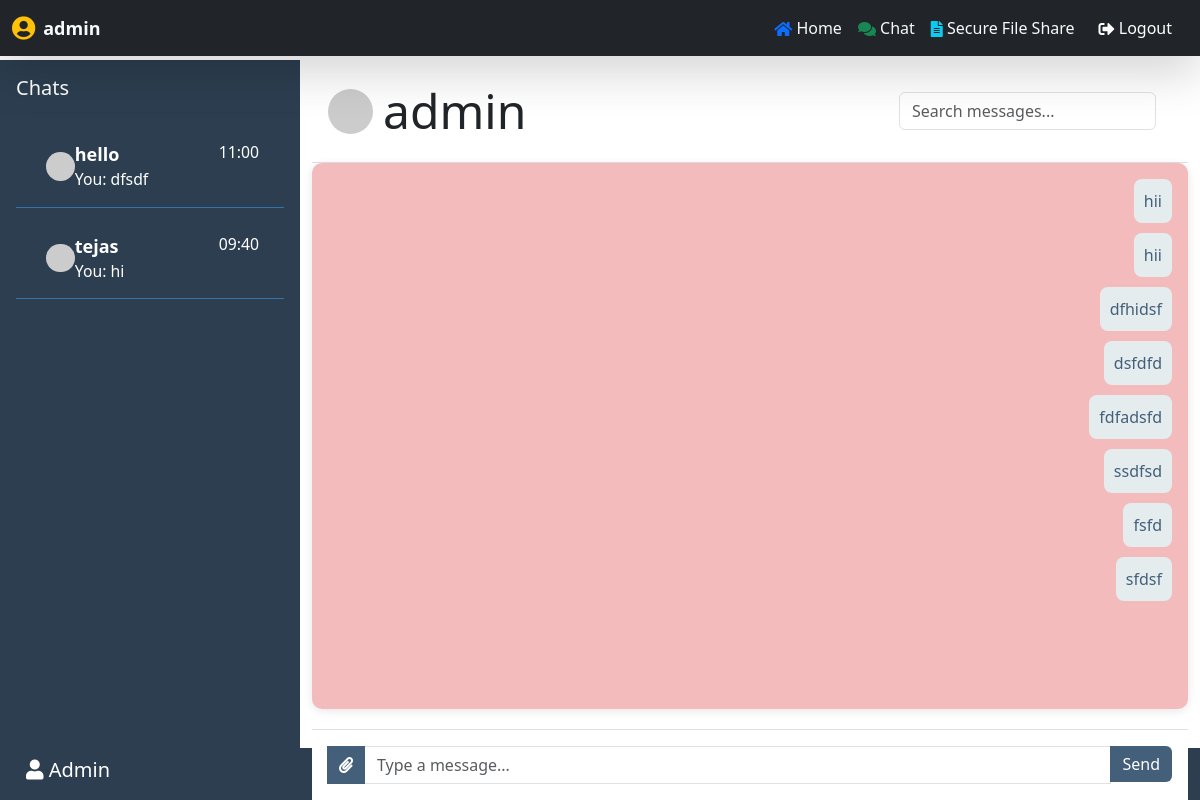
Screenshot of /chat/admin/ (signed in) with the database file from the repository.
### file_sharing/models.py (models this page shows, shortened)
class Message(models.Model):
    sender = models.ForeignKey(User, related_name="sent_messages", on_delete=models.CASCADE)
    receiver = models.ForeignKey(User, related_name="received_messages", on_delete=models.CASCADE)
    content = models.TextField()
    timestamp = models.DateTimeField(auto_now_add=True)

### file_sharing/views.py (the view)
# urls.py: path('chat/<str:room_name>/', views.chat_room, name='chat'),
@login_required
def chat_room(request, room_name):
    search_query = request.GET.get('search', '')
    users = User.objects.exclude(id=request.user.id)
    chats = Message.objects.filter(
        (Q(sender=request.user) & Q(receiver__username=room_name)) |
        (Q(receiver=request.user) & Q(sender__username=room_name))
    )
    if search_query:
        chats = chats.filter(Q(content__icontains=search_query))
    chats = chats.order_by('timestamp')
    user_last_messages = []
    for user in users:
        last_message = Message.objects.filter(
            (Q(sender=request.user) & Q(receiver=user)) |
            (Q(receiver=request.user) & Q(sender=user))
        ).order_by('-timestamp').first()
        user_last_messages.append({
            'user': user,
            'last_message': last_message
        })
    user_last_messages.sort(
         key=lambda x: x['last_message'].timestamp if x['last_message'] else make_aware(datetime.min),
        reverse=True
    )
    return render(request, 'chat.html', {
        'room_name': room_name,
        'chats': chats,
        'users': users,
        'user_last_messages': user_last_messages,
        'search_query': search_query
    })

### file_sharing/templates/chat.html (shortened to what this page needs)
<!DOCTYPE html>
<html lang="en">
<head>
  <link rel="stylesheet" href="https://cdn.jsdelivr.net/npm/bootstrap@5.3.0/dist/css/bootstrap.min.css">
  <link rel="stylesheet" href="https://cdnjs.cloudflare.com/ajax/libs/font-awesome/5.15.1/css/all.min.css" />
</head>
<body style="height: 100vh; display: flex; flex-direction: column">
  <nav class="navbar navbar-expand-lg navbar-dark bg-dark shadow-lg">
    <div class="container-fluid">
      {% if user.is_authenticated %}
        <a class="navbar-brand fw-bold text-light d-flex align-items-center">
          <i class="fas fa-user-circle fa-lg me-2 text-warning"></i>
          {{ user.username }}
        </a>
      {% else %}
        <a class="navbar-brand fw-bold text-light" href="{% url 'home' %}">
          <i class="fas fa-home fa-lg text-primary"></i> Welcome
        </a>
      {% endif %}
      <div class="collapse navbar-collapse" id="navbarNav">
        <ul class="navbar-nav ms-auto">
          <li class="nav-item">
            <a class="nav-link text-light" href="{% url 'home' %}">
              <i class="fas fa-home fa-lg text-primary"></i> Home
            </a>
          </li>
          <li class="nav-item">
            <a class="nav-link text-light" href="{% url 'chat' 'admin' %}">
              <i class="fas fa-comments fa-lg text-success"></i> Chat
            </a>
          </li>
          <li class="nav-item">
            <a class="nav-link text-light" href="{% url 'dashboard' %}">
              <i class="fas fa-file-alt fa-lg text-info"></i> Secure File Share
            </a>
          </li>
          {% if user.is_authenticated %}
            <li class="nav-item">
              <a class="nav-link btn btn-danger btn-sm text-white px-3 py-2" href="{% url 'user_logout' %}">
                <i class="fas fa-sign-out-alt fa-lg"></i> Logout
              </a>
            </li>
          {% endif %}
        </ul>
      </div>
    </div>
  </nav>
  <div class="container-fluid h-100" style="margin-top: 60px;">
    <div class="row h-100">
      <div class="col-3 sidebar p-3 chats">
        <h5 class="mb-3 text-white">Chats</h5>
        <div class="contacts">
          {% for item in user_last_messages %}
          <a
            href="{% url 'chat' item.user.username %}"
            class="list-group-item list-group-item-action {% if item.user.username == room_name %} active {% endif %}"
            data-id="{{ room_name }}"
          >
            <div class="d-flex align-items-center">
              <img
                src="https://ui-avatars.com/api/?name={{ item.user.username|urlencode }}&size=64&background=random"
                alt="{{ item.user.username }}'s Profile Image"
                class="profile-icon rounded-circle mr-3"
                style="width: 1.8rem; height: 1.8rem; object-fit: cover"
              />
              <div class="w-100">
                <div class="d-flex justify-content-between">
                  <strong class="text-truncate">{{ item.user.username }}</strong>
                  {% if item.last_message %}
                  <small class="text-nowrap timestamp">{{ item.last_message.timestamp|date:"H:i" }}</small>
                  {% endif %}
                </div>
                <div>
                  {% if item.last_message %}
                  <small
                    class="d-block text-truncate last-msg"
                    style="max-width: 90%"
                    id="last-message"
                  >
                    {% if item.last_message.sender == request.user %} You: {% endif %}
                    {{ item.last_message.content|striptags|truncatewords:5 }}
                  </small>
                  {% else %}
                  <small class="">No messages yet</small>
                  {% endif %}
                </div>
              </div>
            </div>
          </a>
          {% endfor %}
        </div>
        <div class="logout">
          <h5 class="text-white">
            <i class="fas fa-user"></i>
            {{ request.user.username|title }}
          </h5>
        </div>
      </div>
      <div class="col-9 d-flex flex-column chat-container" data-id="{{ room_name }}">
        <div class="d-flex align-items-center p-3 border-bottom" style="justify-content: space-between;">
          <div class="d-flex align-items-center">
            <img
              src="https://ui-avatars.com/api/?name={{ room_name|urlencode }}&size=64&background=random"
              style="border-radius: 50%; height: 45px; width: auto"
            />
            <h3 class="display-5 mb-0" style="padding-left: 10px">
              {{ room_name }}
            </h3>
          </div>
          <form method="GET" action="" class="p-3 ml-auto">
            <div class="form-group mb-0">
              <input
                type="text"
                name="search"
                id="searchInput"
                class="form-control"
                placeholder="Search messages..."
                value="{{ search_query }}"
              />
            </div>
          </form>
        </div>
        <div id="chatbox" class="flex-fill overflow-auto p-3" style="background-color: #f3bbbb; border-radius: 10px;">
          {% if chats %}
          {% for message in chats %}
          <div
            class="chat-message {% if message.sender == request.user %} sender {% else %} receiver {% endif %}"
          >
            <span>{{ message.content|safe }}</span>
          </div>
          {% endfor %}
          {% else %}
          <p class="no-messages">No Messages.</p>
          {% endif %}
        </div>
        <div class="chat-input p-3 border-top" style="background-color: white;">
          <div class="input-group">
            <button class="btn btn-secondary" onclick="document.getElementById('fileInput').click()">
              <i class="fas fa-paperclip"></i>
            </button>
            <input type="text" id="my_input" class="form-control" placeholder="Type a message..." required />
            <div class="input-group-append">
              <button id="submit_button" class="btn btn-primary" type="button">Send</button>
            </div>
          </div>
        </div>
      </div>
    </div>
  </div>
</body>
</html>

### file_sharing/templates/chat.html (style rules this page uses)
.profile-icon { color: #12151a; }
.chat-container { display: flex; flex-direction: column; height: calc(100vh - 60px); }
#chatbox { flex: 1; overflow-y: auto; }
.chat-input { position: sticky; bottom: 0; background-color: rgb(180, 141, 141); z-index: 10; }
.chat-container { flex: 1; display: flex; flex-direction: column; }
#chatbox { background-color: #f3bbbb; border-radius: 10px; overflow-y: auto; height: calc(100vh - 180px); padding: 15px; box-shadow: 0px 2px 10px rgba(15, 14, 14, 0.1); }
.chat-message { border-radius: 8px; padding: 10px; display: flex; width: fit-content; margin-bottom: 10px; clear: both; }
.chat-message.sender { background-color: #e5eced; color: #435f7a; margin-left: auto; text-align: right; }
.chat-input { background-color: white; transition: all 0.3s ease; margin-top: 20px; }
.chat-input button { border-top-left-radius: 0; border-bottom-left-radius: 0; background: #435f7a; color: white; border: none; }
.sidebar { background-color: #2c3e50; overflow-y: auto; transition: all 0.3s ease; }
.sidebar a { background: #2c3e50; color: white; text-decoration: none; transition: all 0.3s ease; }
.sidebar i { color: white; transition: transform 0.3s ease; }
.chats .list-group-item { border: none; border-bottom: 1px solid #3472b0; padding: 25px 25px 15px 30px; font-size: 18px; }
.logout { position: absolute; bottom: 0; width: 100%; padding: 10px; background-color: #2c3e50; }
.navbar { position: fixed; top: 0; left: 0; width: 100%; z-index: 1000; }
.navbar-brand { font-size: 18px; }
.navbar-brand i { font-size: 24px; }
.nav-link i { font-size: 16px; }

### rows the page displays
Message: content "hii"
Message: content "hii"
Message: content "dfhidsf"
Message: content "dsfdfd"
Message: content "fdfadsfd"
Message: content "ssdfsd"
Message: content "fsfd"
Message: content "sfdsf"

### other values shown
{{ user.username }} "admin"
{{ item.user.username }} "hello"
{{ item.last_message.timestamp|date:"H:i" }} "11:00"
{{ item.last_message.content|striptags|truncatewords:5 }} "dfsdf"
{{ item.user.username }} "tejas"
{{ item.last_message.timestamp|date:"H:i" }} "09:40"
{{ item.last_message.content|striptags|truncatewords:5 }} "hi"
{{ request.user.username|title }} "Admin"
{{ room_name }} "admin"
